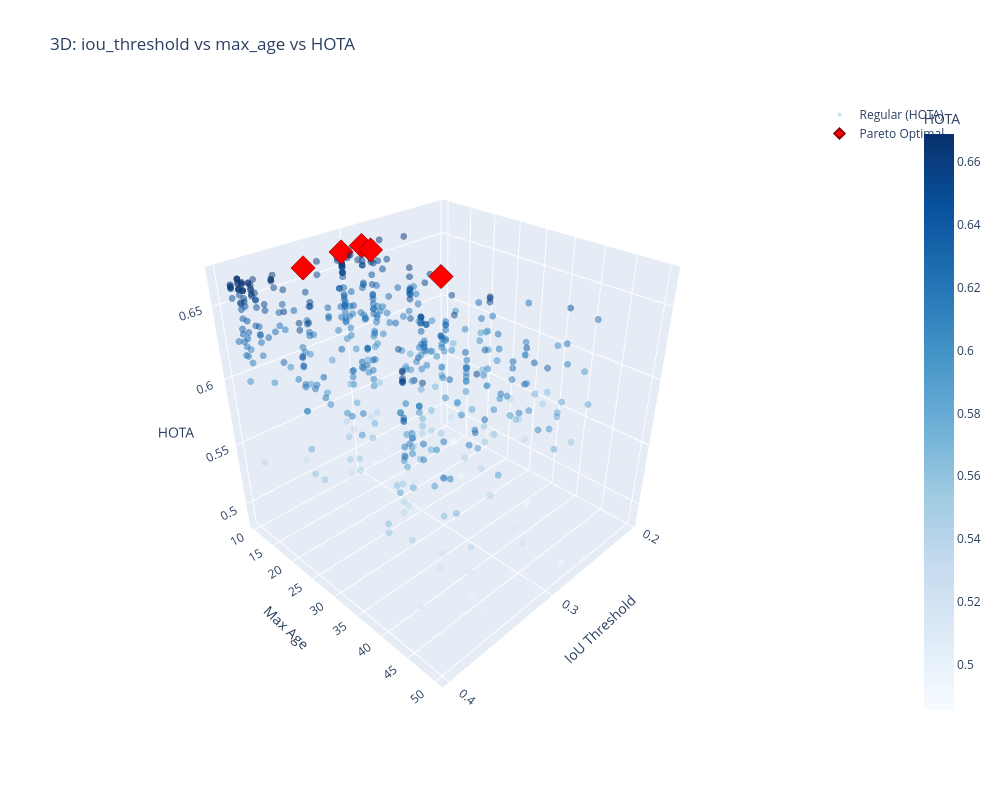

Notebook cell for this chart:
### Markdown cell above
## 6. Interactive 3D Scatter Plots

### Code cell
# 3D plot: iou_threshold vs max_age vs HOTA
df_results['Pareto'] = df_results['is_pareto'].map({True: 'Pareto Optimal', False: 'Regular'})

fig = go.Figure()

regular = df_results[~df_results['is_pareto']]
fig.add_trace(go.Scatter3d(
    x=regular['iou_threshold'],
    y=regular['max_age'],
    z=regular['HOTA'],
    mode='markers',
    name='Regular (HOTA)',
    marker=dict(size=4, color=regular['HOTA'], colorscale='Blues', opacity=0.5, 
                showscale=True, colorbar=dict(x=1.15, title="HOTA")),
    text=[f"Det: {row['det_thresh']:.2f}<br>Age: {row['max_age']}<br>IoU: {row['iou_threshold']:.2f}<br>Asso: {row['asso_func']}<br>HOTA: {row['HOTA']:.4f}<br>IDF1: {row['IDF1']:.4f}" 
          for _, row in regular.iterrows()],
    hoverinfo='text'
))

fig.add_trace(go.Scatter3d(
    x=pareto_trials['iou_threshold'],
    y=pareto_trials['max_age'],
    z=pareto_trials['HOTA'],
    mode='markers',
    name='Pareto Optimal',
    marker=dict(size=8, color='red', symbol='diamond', line=dict(color='darkred', width=2)),
    text=[f"Det: {row['det_thresh']:.2f}<br>Age: {row['max_age']}<br>IoU: {row['iou_threshold']:.2f}<br>Asso: {row['asso_func']}<br>HOTA: {row['HOTA']:.4f}<br>IDF1: {row['IDF1']:.4f}" 
          for _, row in pareto_trials.iterrows()],
    hoverinfo='text'
))

fig.update_layout(
    title='3D: iou_threshold vs max_age vs HOTA',
    scene=dict(xaxis_title='IoU Threshold', yaxis_title='Max Age', zaxis_title='HOTA',
               camera=dict(eye=dict(x=1.5, y=1.5, z=1.3))),
    width=1000, height=800
)
fig.show()

### Figure 1 — Plotly figure (JSON) as saved in the notebook; plotly's stock layout.template omitted (floating-point values rounded to 4 significant figures; data arrays with more than 128 entries replaced by an {"elided": "..."} marker saying what was removed)
{"data": [{"hoverinfo": "text", "marker": {"color": {"elided": "545 float values"}, "colorbar": {"title": {"text": "HOTA"}, "x": 1.15}, "colorscale": [[0, "rgb(247,251,255)"], [0.125, "rgb(222,235,247)"], [0.25, "rgb(198,219,239)"], [0.375, "rgb(158,202,225)"], [0.5, "rgb(107,174,214)"], [0.625, "rgb(66,146,198)"], [0.75, "rgb(33,113,181)"], [0.875, "rgb(8,81,156)"], [1, "rgb(8,48,107)"]], "opacity": 0.5, "showscale": true, "size": 4}, "mode": "markers", "name": "Regular (HOTA)", "text": {"elided": "545 str values"}, "type": "scatter3d", "x": {"elided": "545 float values"}, "y": {"elided": "545 float values"}, "z": {"elided": "545 float values"}}, {"hoverinfo": "text", "marker": {"color": "red", "line": {"color": "darkred", "width": 2}, "size": 8, "symbol": "diamond"}, "mode": "markers", "name": "Pareto Optimal", "text": ["Det: 0.13<br>Age: 15.0<br>IoU: 0.35<br>Asso: 0.0<br>HOTA: 0.6692<br>IDF1: 0.6842", "Det: 0.21<br>Age: 13.0<br>IoU: 0.32<br>Asso: 0.0<br>HOTA: 0.6678<br>IDF1: 0.6870", "Det: 0.21<br>Age: 13.0<br>IoU: 0.32<br>Asso: 0.0<br>HOTA: 0.6678<br>IDF1: 0.6870", "Det: 0.21<br>Age: 15.0<br>IoU: 0.30<br>Asso: 0.0<br>HOTA: 0.6672<br>IDF1: 0.6881", "Det: 0.23<br>Age: 13.0<br>IoU: 0.30<br>Asso: 0.0<br>HOTA: 0.6679<br>IDF1: 0.6850", "Det: 0.16<br>Age: 29.0<br>IoU: 0.30<br>Asso: 0.0<br>HOTA: 0.6668<br>IDF1: 0.7059"], "type": "scatter3d", "x": [0.3548, 0.3164, 0.3164, 0.2987, 0.2987, 0.2987], "y": [15.0, 13.0, 13.0, 15.0, 13.0, 29.0], "z": [0.6692, 0.6678, 0.6678, 0.6672, 0.6679, 0.6668]}], "layout": {"height": 800, "scene": {"camera": {"eye": {"x": 1.5, "y": 1.5, "z": 1.3}}, "xaxis": {"title": {"text": "IoU Threshold"}}, "yaxis": {"title": {"text": "Max Age"}}, "zaxis": {"title": {"text": "HOTA"}}}, "title": {"text": "3D: iou_threshold vs max_age vs HOTA"}, "width": 1000}}
